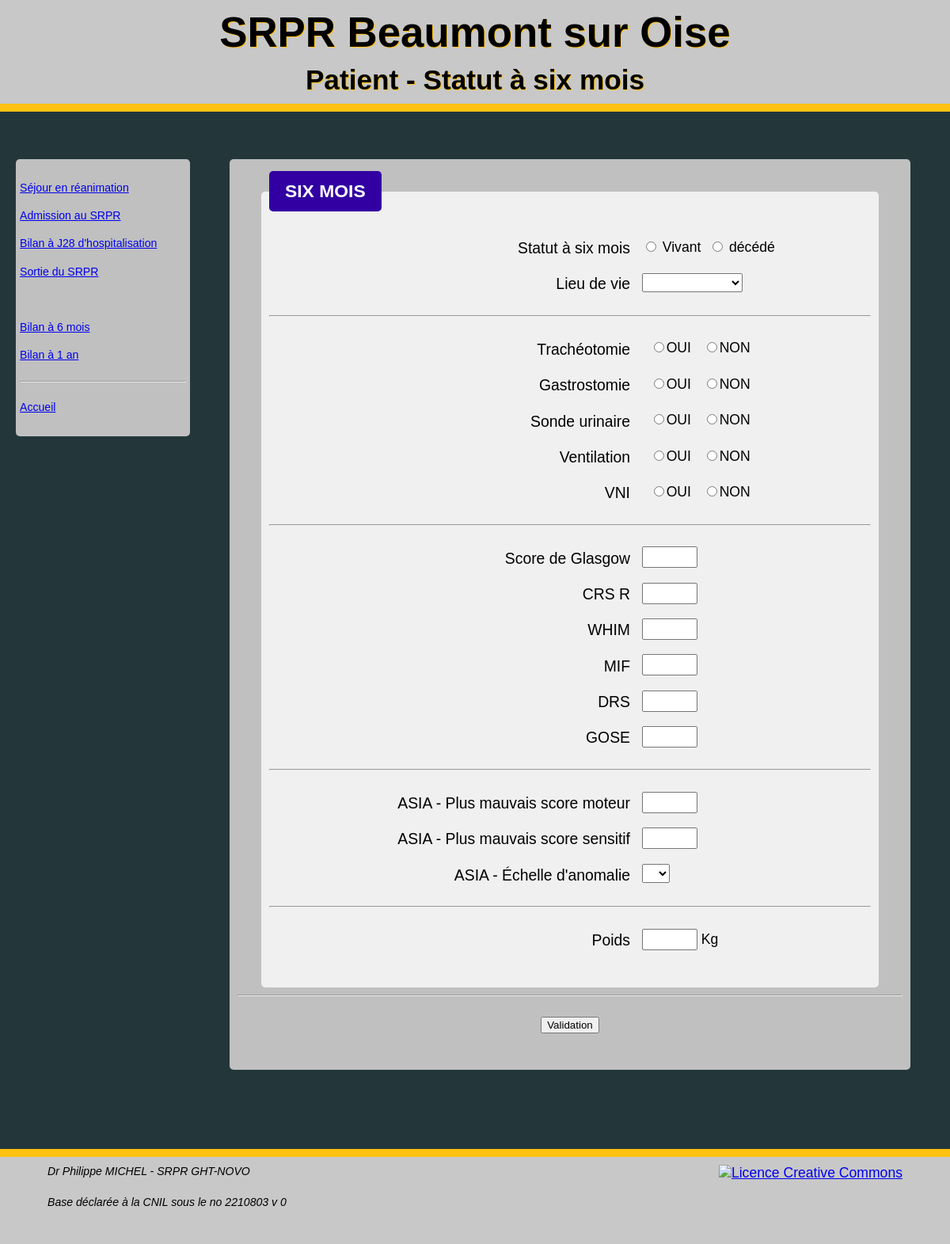
The app's page /mois6.php with its own data.
### tables this page shows
CREATE TABLE `lieu` (
  `id` int(11) NOT NULL,
  `nom` varchar(50) NOT NULL
);

### macro.php (the view, shortened to what this page needs)
<?php
function debutform($adresse){
echo <<<DBF
    <form action="$adresse" method=POST>
DBF;
}
function gdlegend($nom){
echo  <<<GDL
    <FIELDSET class="ptfield"><LEGEND>$nom</LEGEND><P>
GDL;
}
function finf(){
    echo "</P></fieldset>";
}
function finq(){
echo <<<FIQ
    <hR>
    <p class="fin"> <button type="SUBMIT">Validation</button></p>
    </form>
FIQ;
}
function ouinon($nom,$titre,$dd=""){
echo <<<ON1
    <LABEL for="$nom">$titre</LABEL> &nbsp;
        <INPUT TYPE="radio" name="$nom" id="$nom" value="oui"
ON1;
    if ($dd == "oui"): echo "checked"; endif;
echo <<<ON2
    >OUI &nbsp;
    <INPUT TYPE="radio" name="$nom" id="$nom" value="non"
ON2;
    if ($dd == "non"): echo "checked";  endif;
echo ">NON </BR>";
}
function liste($nom,$titre,$source,PDO $base,$dd=""){
echo <<<LI1
    <LABEL for ="$nom">$titre</LABEL>
    <select name="$nom" id="$nom" >
LI1;
    $requete=$base->query("SELECT * FROM $source");
    while($art = $requete->fetch()){
        $val=$art["nom"];
        if ($dd == $val):$se ="selected"; else: $se =""; endif;
echo <<<LI2
        <option value="$val" $se >$val</option><BR>
LI2;
    }
    echo "</select><BR>";
     }
function sautl(){
     echo "</P><HR><P>";
}
function nombre($nom,$titre,$unit,$min,$max,$bulle,$dd=""){
echo <<<NUM
    <LABEL for ="$nom">$titre</LABEL>
    <input type="NUMBER" name= "$nom"  id= "$nom"
       min= "$min"  max= "$max"
       class="nb" title= "$bulle"  value= "$dd" >&nbsp;$unit
    <BR>
NUM;
}
?>

### style.css (style rules this page uses)
body { font-family: arial, sans-serif; margin: 0px; background-color: #23373b; padding : 0px; font-size: 1.1em; }
p { padding :0px 0px 0px 0px; #margin: 2px 20px 20px 20 px; font-size: 1.0em; line-height: 250%; }
.fin { text-align: center; font-size: 1.5em; #background: #f9f9f9; }
fieldset { border-width: 0px; border-color: #f0f0f0; border-radius: 0 px; margin: 10px 200px 10px 300px; background: #c0c0c0; padding : 5px 10px 20px 10px; }
.ptfield { #width : 30%; border-radius: 5px; margin:10px 30px 0px 30px; background: #f0f0f0; }
legend { font-weight: bolder; padding: 12px 20px 12px 20px; font-size:1.3em; border-radius:5px; background-color: #3200a2; color: white; text-transform: uppercase; }
label { min-width: 200px; font-size: 1.1em; display:inline-block; width: 60%; padding-right:10px; text-align: right; #background : red; vertical-align: middle; }
input, select { font-size: 1em; }
.nb { width: 70px; }

### records on screen
lieu: nom "☐ Trachéotomie", nom "☐ Gastrostomie", nom "☐ Sonde urinaire", nom "☐ Ventilation", nom "☐ VNI"

### other values on screen
$titre "Statut à six mois"
$nom "SIX MOIS"
$titre "Lieu de vie ASIA - Échelle d'anomalie"
$titre "Trachéotomie Gastrostomie Sonde urinaire Ventilation VNI"
$titre "Score de Glasgow CRS R WHIM MIF DRS GOSE ASIA - Plus mauvais score moteur ASIA - Plus mauvais score sensitif Poids"
$unit "Kg"
